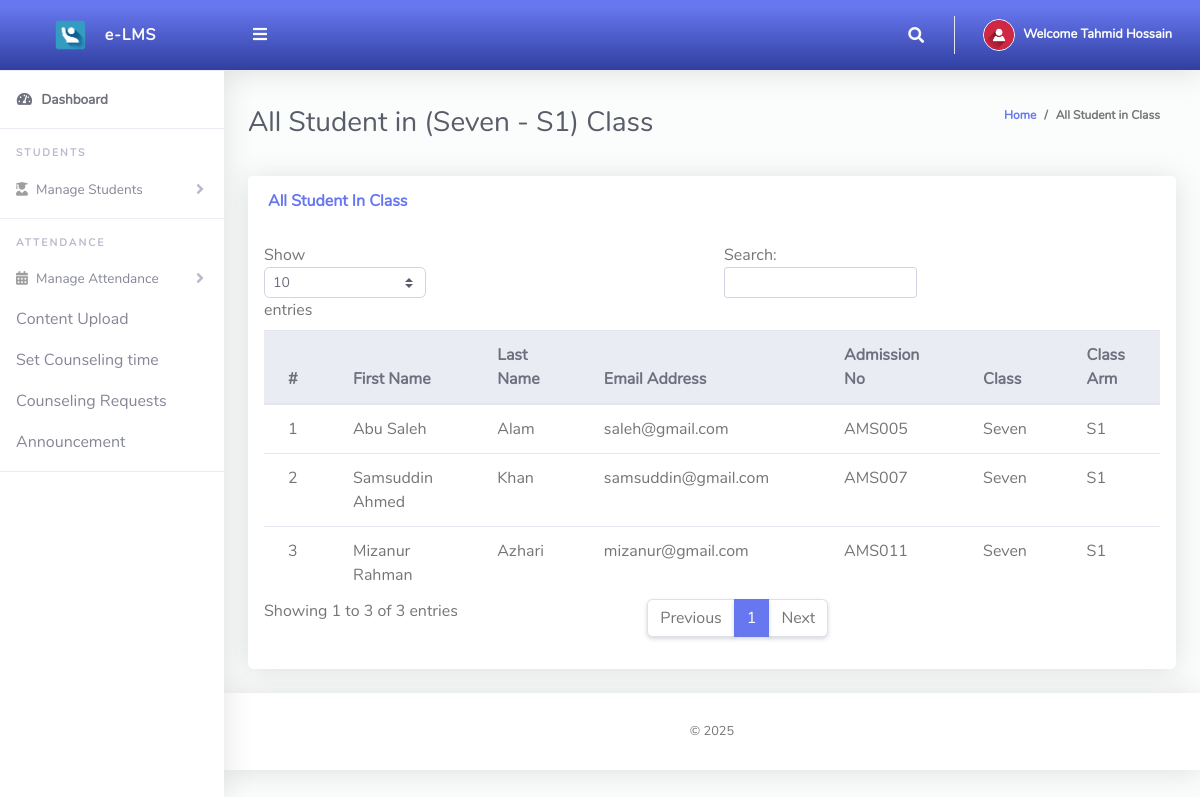
Screenshot of /AMS/ClassTeacher/viewStudents.php (signed in) with the database file from the repository.
### tables this page shows
CREATE TABLE `tblclassteacher` (
  `Id` int(10) NOT NULL,
  `firstName` varchar(255) NOT NULL,
  `lastName` varchar(255) NOT NULL,
  `emailAddress` varchar(255) NOT NULL,
  `password` varchar(255) NOT NULL,
  `phoneNo` varchar(50) NOT NULL,
  `classId` varchar(10) NOT NULL,
  `classArmId` varchar(10) NOT NULL,
  `dateCreated` varchar(50) NOT NULL
);

CREATE TABLE `tblclassarms` (
  `Id` int(10) NOT NULL,
  `classId` varchar(10) NOT NULL,
  `classArmName` varchar(255) NOT NULL,
  `isAssigned` varchar(10) NOT NULL
);

CREATE TABLE `tblclass` (
  `Id` int(10) NOT NULL,
  `className` varchar(255) NOT NULL
);

CREATE TABLE `tblstudents` (
  `Id` int(10) NOT NULL,
  `firstName` varchar(255) NOT NULL,
  `lastName` varchar(255) NOT NULL,
  `emailAddress` varchar(255) NOT NULL,
  `admissionNumber` varchar(255) NOT NULL,
  `password` varchar(255) NOT NULL,
  `classId` varchar(10) NOT NULL,
  `classArmId` varchar(10) NOT NULL,
  `dateCreated` varchar(50) NOT NULL
);

### AMS/ClassTeacher/viewStudents.php (the view, shortened to what this page needs)
<?php
include '../Includes/dbcon.php';
$query = "SELECT tblclass.className,tblclassarms.classArmName
    FROM tblclassteacher
    INNER JOIN tblclass ON tblclass.Id = tblclassteacher.classId
    INNER JOIN tblclassarms ON tblclassarms.Id = tblclassteacher.classArmId
    Where tblclassteacher.Id = '$_SESSION[userId]'";
    $rs = $conn->query($query);
    $rrw = $rs->fetch_assoc();
?>
<!DOCTYPE html>
<html lang="en">
<head>
  <link href="../vendor/fontawesome-free/css/all.min.css" rel="stylesheet" type="text/css">
  <link href="../vendor/bootstrap/css/bootstrap.min.css" rel="stylesheet" type="text/css">
  <link href="css/ruang-admin.min.css" rel="stylesheet">
</head>
<body id="page-top">
  <div id="wrapper">
      <?php include "Includes/sidebar.php";?>
    <div id="content-wrapper" class="d-flex flex-column">
      <div id="content">
       <?php include "Includes/topbar.php";?>
        <div class="container-fluid" id="container-wrapper">
          <div class="d-sm-flex align-items-center justify-content-between mb-4">
            <h1 class="h3 mb-0 text-gray-800">All Student in (<?php echo $rrw['className'].' - '.$rrw['classArmName'];?>) Class</h1>
            <ol class="breadcrumb">
              <li class="breadcrumb-item"><a href="./">Home</a></li>
              <li class="breadcrumb-item active" aria-current="page">All Student in Class</li>
            </ol>
          </div>
          <div class="row">
            <div class="col-lg-12">
                 <div class="row">
              <div class="col-lg-12">
              <div class="card mb-4">
                <div class="card-header py-3 d-flex flex-row align-items-center justify-content-between">
                  <h6 class="m-0 font-weight-bold text-primary">All Student In Class</h6>
                </div>
                <div class="table-responsive p-3">
                  <table class="table align-items-center table-flush table-hover" id="dataTableHover">
                    <thead class="thead-light">
                      <tr>
                        <th>#</th>
                        <th>First Name</th>
                        <th>Last Name</th>
                        <th>Email Address</th>
                        <th>Admission No</th>
                        <th>Class</th>
                        <th>Class Arm</th>
                      </tr>
                    </thead>
                    <tbody>
                  <?php
                      $query = "SELECT tblstudents.Id,tblclass.className,tblclassarms.classArmName,tblclassarms.Id AS classArmId,tblstudents.firstName,
                      tblstudents.lastName,tblstudents.emailAddress,tblstudents.admissionNumber,tblstudents.dateCreated
                      FROM tblstudents
                      INNER JOIN tblclass ON tblclass.Id = tblstudents.classId
                      INNER JOIN tblclassarms ON tblclassarms.Id = tblstudents.classArmId
                      where tblstudents.classId = '$_SESSION[classId]' and tblstudents.classArmId = '$_SESSION[classArmId]'";
                      $rs = $conn->query($query);
                      $num = $rs->num_rows;
                      $sn=0;
                      if($num > 0)
                      {
                        while ($rows = $rs->fetch_assoc())
                          {
                             $sn = $sn + 1;
                            echo"
                              <tr>
                                <td>".$sn."</td>
                                <td>".$rows['firstName']."</td>
                                <td>".$rows['lastName']."</td>
                                <td>".$rows['emailAddress']."</td>
                                <td>".$rows['admissionNumber']."</td>
                                <td>".$rows['className']."</td>
                                <td>".$rows['classArmName']."</td>
                              </tr>";
                          }
                      }
                      else
                      {
                           echo
                           "<div class='alert alert-danger' role='alert'>
                            No Record Found!
                            </div>";
                      }
                      ?>
                    </tbody>
                  </table>
                </div>
              </div>
            </div>
            </div>
          </div>
        </div>
      </div>
       <?php include "Includes/footer.php";?>
    </div>
  </div>
</body>
</html>

### AMS/ClassTeacher/Includes/topbar.php (shortened to what this page needs)
<?php
  $query = "SELECT * FROM tblclassteacher WHERE Id = ".$_SESSION['userId']."";
  $rs = $conn->query($query);
  $rows = $rs->fetch_assoc();
  $fullName = $rows['firstName']." ".$rows['lastName'];;
?>
<nav class="navbar navbar-expand navbar-light bg-gradient-primary topbar mb-4 static-top">
          <button id="sidebarToggleTop" class="btn btn-link rounded-circle mr-3">
            <i class="fa fa-bars"></i>
          </button>
          <ul class="navbar-nav ml-auto">
            <li class="nav-item dropdown no-arrow">
              <a class="nav-link dropdown-toggle" href="#" id="searchDropdown" role="button" data-toggle="dropdown"
                aria-haspopup="true" aria-expanded="false">
                <i class="fas fa-search fa-fw"></i>
              </a>
            </li>
            <li class="nav-item dropdown no-arrow">
              <a class="nav-link dropdown-toggle" href="#" id="userDropdown" role="button" data-toggle="dropdown"
                aria-haspopup="true" aria-expanded="false">
                <img class="img-profile rounded-circle" src="img/user-icn.png" style="max-width: 60px">
                <span class="ml-2 d-none d-lg-inline text-white small"><b>Welcome <?php echo $fullName;?></b></span>
              </a>
            </li>
          </ul>
        </nav>

### rows the page displays
tblclassteacher: fullName "Tahmid Hossain"
tblclassarms: classId.className "Seven", classArmName "S1"
tblstudents: firstName "Abu Saleh", lastName "Alam", emailAddress "saleh@gmail.com", admissionNumber "AMS005", classId.className "Seven", classArmId.classArmName "S1"
tblstudents: firstName "Samsuddin Ahmed", lastName "Khan", emailAddress "samsuddin@gmail.com", admissionNumber "AMS007", classId.className "Seven", classArmId.classArmName "S1"
tblstudents: firstName "Mizanur Rahman", lastName "Azhari", emailAddress "mizanur@gmail.com", admissionNumber "AMS011", classId.className "Seven", classArmId.classArmName "S1"
